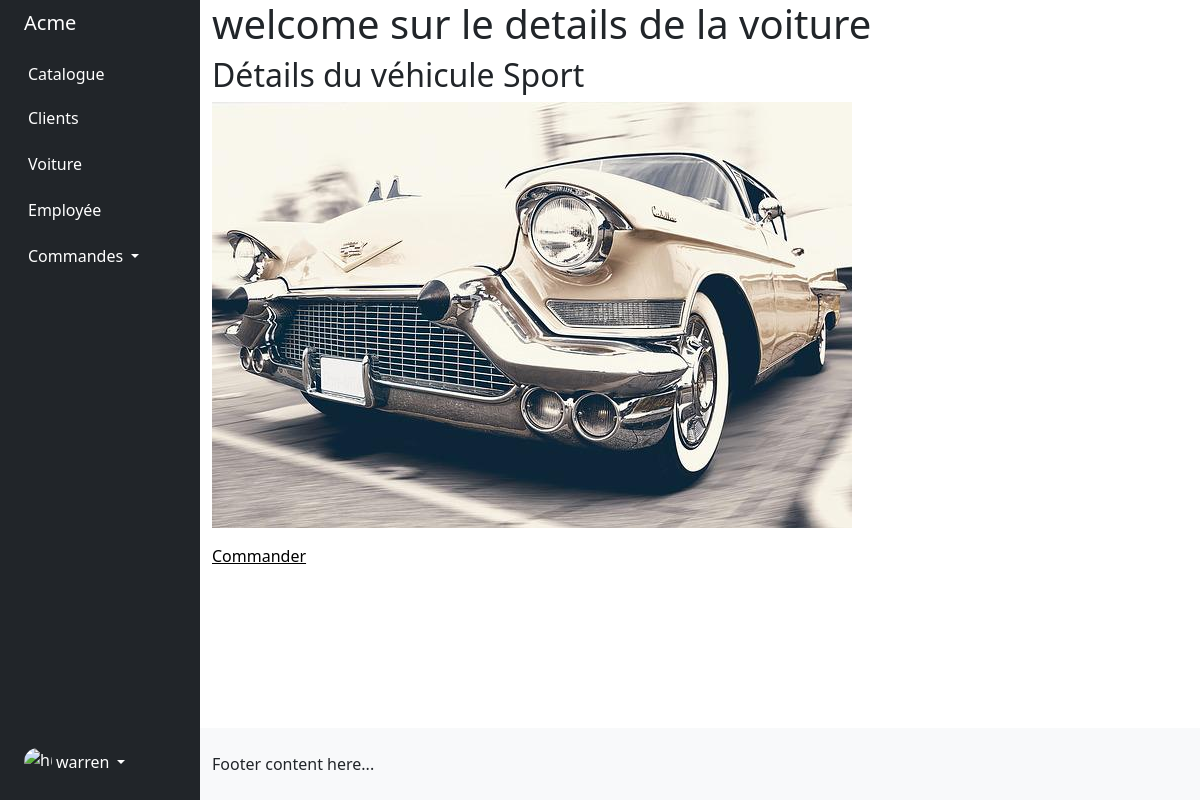
The app's page /crm_acme/voiture/1/ (signed in) with its own data.
### bdd/models/Voiture.py (models this page shows, shortened)
class Voiture(models.Model):
    id_marque = models.ForeignKey(Marque, on_delete=models.PROTECT)
    modele = models.CharField(max_length=56)
    photo = models.ImageField(upload_to="voitures", blank=True, null=True)
    annee = models.IntegerField()
    date_entree = models.DateField(verbose_name="Date d'entrée au catalogue", auto_now_add=True)
    date_sortie = models.DateField(null=True, blank=True)
    pk_acheteur = models.ForeignKey(Employee, null=True, default=None, on_delete=models.CASCADE, related_name="employee")
    prix = models.FloatField()

### bdd/Templates/vitrine/voiture_details.html (shortened to what this page needs)
{% extends 'base.html' %}
{% block content %}
<h1>welcome sur le details de la voiture</h1>
<div>
    <h2>Détails du véhicule {{ voiture.modele }}</h2>
    <img src="{{voiture.photo.url}}" alt="photo de la voiture : {{ product.marque}}">
    <p><a href="{% url 'create_commande' voiture.id %}" class="text-black">Commander</a></p>
</div>
{% endblock %}

### bdd/Templates/base.html (shortened to what this page needs)
<!DOCTYPE html>
<html lang="en">
{% load static %}
<head>
    <link href="https://cdn.jsdelivr.net/npm/bootstrap@5.2.0-beta1/dist/css/bootstrap.min.css" rel="stylesheet">
     <link rel="stylesheet" href="https://use.fontawesome.com/releases/v5.15.4/css/all.css"/>
</head>
<body>
<div class="container-fluid overflow-hidden">
    <div class="row vh-100 overflow-auto">
        <div class="col-12 col-sm-3 col-xl-2 px-sm-2 px-0 bg-dark d-flex sticky-top">
            <div class="d-flex flex-sm-column flex-row flex-grow-1 align-items-center align-items-sm-start px-3 pt-2 text-white">
                <a href="{% url 'voitures' %}" class="d-flex align-items-center pb-sm-3 mb-md-0 me-md-auto text-white text-decoration-none">
                    <span class="fs-5">A<span class="d-none d-sm-inline">cme</span></span>
                </a>
                <ul class="nav nav-pills flex-sm-column flex-row flex-nowrap flex-shrink-1 flex-sm-grow-0 flex-grow-1 mb-sm-auto mb-0 justify-content-center align-items-center align-items-sm-start" id="menu">
                    <li class="nav-item">
                        <a href="{% url 'voitures' %}" class="nav-link px-sm-0 px-2 text-white">
                            <span class="ms-1 d-none d-sm-inline">Catalogue</span>
                        </a>
                    </li>
                     <li>
                        <a href="{% url 'clients' %}" class="nav-link px-sm-0 px-2 text-white">
                            <span class="ms-1 d-none d-sm-inline">Clients</span>
                        </a>
                    </li>
                    <li>
                        <a href="{% url 'create_voiture' %}" class="nav-link px-sm-0 px-2 text-white">
                            <span class="ms-1 d-none d-sm-inline">Voiture</span>
                        </a>
                    </li>
                    <li>
                        <a href="{% url 'employees' %}" class="nav-link px-sm-0 px-2 text-white">
                            <span class="ms-1 d-none d-sm-inline">Employée</span>
                        </a>
                    </li>
                    <li class="dropdown">
                        <a href="#" class="nav-link dropdown-toggle px-sm-0 px-1 text-white" id="dropdown" data-bs-toggle="dropdown" aria-expanded="false">
                            <span class="ms-1 d-none d-sm-inline">Commandes</span>
                        </a>
                    </li>
                </ul>
                <div class="dropdown py-sm-4 mt-sm-auto ms-auto ms-sm-0 flex-shrink-1">
                    <a href="#" class="d-flex align-items-center text-white text-decoration-none dropdown-toggle" id="dropdownUser1" data-bs-toggle="dropdown" aria-expanded="false">
                        <img src="https://github.com/mdo.png" alt="hugenerd" width="28" height="28" class="rounded-circle">
                        <span class="d-none d-sm-inline mx-1">{{ user.username }}</span>
                    </a>
                </div>
            </div>
        </div>
        <div class="col d-flex flex-column h-sm-100">
            <main class="row overflow-auto">
                    {% block content %}{% endblock %}
            </main>
            <footer class="row bg-light py-4 mt-auto">
                <div class="col"> Footer content here... </div>
            </footer>
        </div>
    </div>
</div>
</body>
</html>

### records on screen
Voiture: modele "Sport", photo (picture)

### other values on screen
{{ user.username }} "warren"
